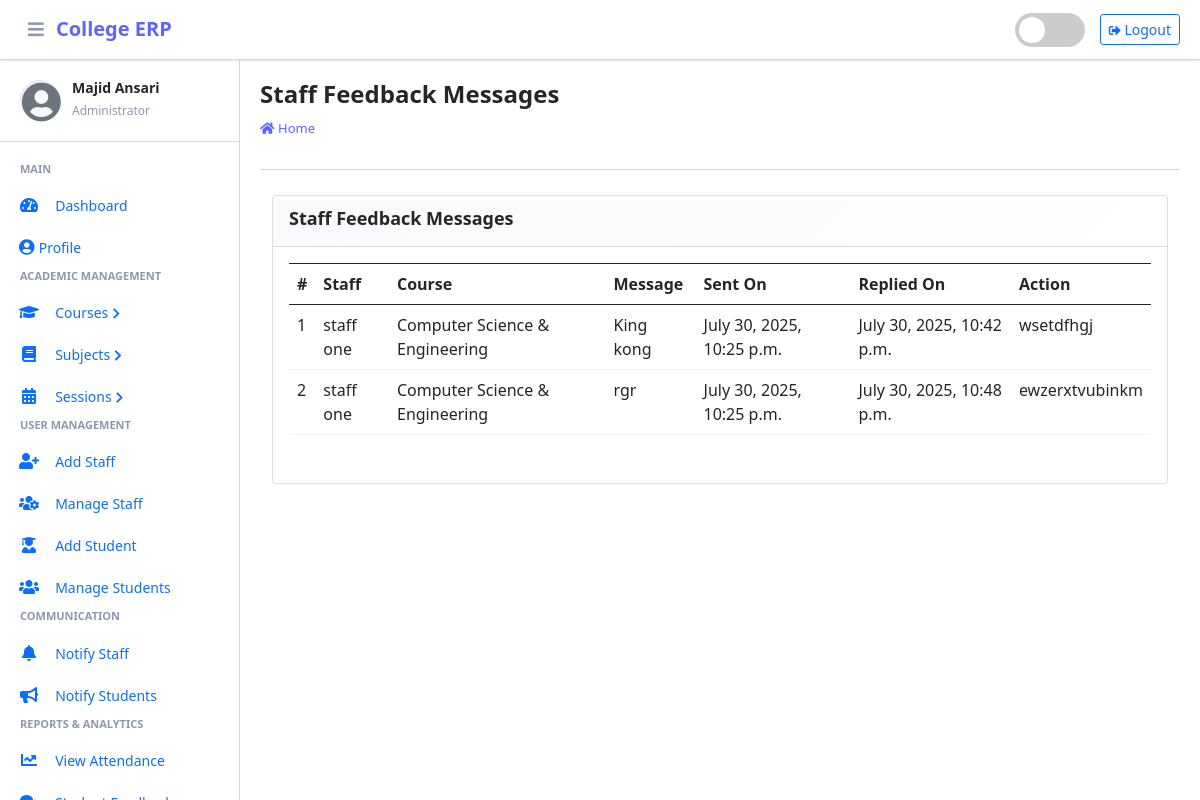
The page /staff/view/feedback/ (signed in) on the database its author committed.
### main_app/models.py (models this page shows, shortened)
class CustomUser(AbstractUser):
    USER_TYPE = ((1, "HOD"), (2, "Staff"), (3, "Student"))
    GENDER = [("M", "Male"), ("F", "Female")]
    username = None  # Removed username, using email instead
    email = models.EmailField(unique=True)
    user_type = models.CharField(default=1, choices=USER_TYPE, max_length=1)
    gender = models.CharField(max_length=1, choices=GENDER)
    profile_pic = models.ImageField()
    address = models.TextField()
    fcm_token = models.TextField(default="")  # For firebase notifications
    created_at = models.DateTimeField(auto_now_add=True)
    updated_at = models.DateTimeField(auto_now=True)
    USERNAME_FIELD = "email"
    REQUIRED_FIELDS = []
    objects = CustomUserManager()

class FeedbackStaff(models.Model):
    staff = models.ForeignKey(Staff, on_delete=models.CASCADE)
    feedback = models.TextField()
    reply = models.TextField()
    created_at = models.DateTimeField(auto_now_add=True)
    updated_at = models.DateTimeField(auto_now=True)

class Staff(models.Model):
    course = models.ForeignKey(Course, on_delete=models.DO_NOTHING, null=True, blank=False)
    admin = models.OneToOneField(CustomUser, on_delete=models.CASCADE)
    def __str__(self):
        return self.admin.first_name + " " +  self.admin.last_name

class Course(models.Model):
    name = models.CharField(max_length=120)
    created_at = models.DateTimeField(auto_now_add=True)
    updated_at = models.DateTimeField(auto_now=True)
    def __str__(self):
        return self.name

### main_app/hod_views.py (the view, shortened to what this page needs)
# urls.py: path("staff/view/feedback/", hod_views.staff_feedback_message,
@csrf_exempt
def staff_feedback_message(request):
    if request.method != 'POST':
        feedbacks = FeedbackStaff.objects.all()
        context = {
            'feedbacks': feedbacks,
            'page_title': 'Staff Feedback Messages'
        }
        return render(request, 'hod_template/staff_feedback_template.html', context)

### main_app/templates/hod_template/staff_feedback_template.html (shortened to what this page needs)
{% extends 'main_app/base.html' %}
{% load static %}
{% block page_title %}{{page_title}}{% endblock page_title %}
{% block content %}
<section class="content">
    <div class="container-fluid">
        <div class="row">
            <div class="col-md-12">
                <div class="card card-dark">
                    <div class="card-header">
                        <h3 class="card-title">{{page_title}}</h3>
                    </div>
                    <div class="table card-body">
                        <table class="table table-bordered table-hover">
                            <tr>
                                <th>#</th>
                                <th>Staff</th>
                                <th>Course</th>
                                <th>Message</th>
                                <th>Sent On</th>
                                <th>Replied On</th>
                                <th>Action</th>
                            </tr>
                            {% for feedback in  feedbacks %}
                              <tr>
                                  <td>{{forloop.counter}}</td>
                                  <td>{{feedback.staff}}</td>
                                  <td>{{feedback.staff.course}}</td>
                                  <td>{{feedback.feedback}}</td>
                                    {% if feedback.reply == "" %}
                                    <td>{{feedback.created_at}}</td>
                                    <td><span  class='badge badge-warning'>Pending Response</span></td>
                                         <td> <button data-bs-toggle="modal" data-bs-target="#reply_modal" value="{{feedback.id}}" class="btn btn-success reply_open_modal">Reply</button>
                                        {% else %}
                                        <td>{{feedback.created_at}}</td>
                                        <td>{{feedback.updated_at}}</td>
                                          <td>{{feedback.reply}}</td>
                                    {% endif %}
                              </tr>
                            {% endfor %}
                        </table>
                    </div>
                    </div>
            </div>
        </div>
    </div>
</section>
{% endblock content %}

### main_app/templates/main_app/erpnext_sidebar.html (shortened to what this page needs)
{% load static %}
<div class="sidebar-header">
    <div class="sidebar-user">
        <i class="fas fa-user-circle sidebar-default-avatar" id="default-avatar" style="display: none;"></i>
        <div class="sidebar-user-info">
            <h6>{{ user.get_full_name|default:user.username }}</h6>
            <small>
                {% if user.user_type == '1' %}
                    Administrator
                {% elif user.user_type == '2' %}
                    Staff Member
                {% else %}
                    Student
                {% endif %}
            </small>
        </div>
    </div>
</div>
<div class="nav-section">
    {% if user.user_type == '1' %}
        <h6 class="nav-section-title">Main</h6>
        <div class="nav-item">
            {% url 'admin_home' as admin_home %}
            <a href="{{ admin_home }}" class="nav-link {% if admin_home == request.path %}active{% endif %}">
                <i class="nav-icon fas fa-tachometer-alt"></i>
                <span class="nav-text">Dashboard</span>
            </a>
        </div>
        <div class="nav-item">
            {% url 'admin_view_profile' as admin_view_profile %}
            <a href="{{ admin_view_profile }}" class="nav-link {% if admin_view_profile == request.path %}active{% endif %}">
                <i class="fas fa-user-circle"></i>
                <span class="nav-text">Profile</span>
            </a>
        </div>
        <h6 class="nav-section-title">Academic Management</h6>
        <div class="nav-item has-submenu {% if 'course' in request.path %}open{% endif %}">
            <a href="#" class="nav-link">
                <i class="nav-icon fas fa-graduation-cap"></i>
                <span class="nav-text">Courses</span>
                <i class="nav-arrow fas fa-chevron-right"></i>
            </a>
        </div>
        <div class="nav-item has-submenu {% if 'subject' in request.path %}open{% endif %}">
            <a href="#" class="nav-link">
                <i class="nav-icon fas fa-book"></i>
                <span class="nav-text">Subjects</span>
                <i class="nav-arrow fas fa-chevron-right"></i>
            </a>
        </div>
        <div class="nav-item has-submenu {% if 'session' in request.path %}open{% endif %}">
            <a href="#" class="nav-link">
                <i class="nav-icon fas fa-calendar-alt"></i>
                <span class="nav-text">Sessions</span>
                <i class="nav-arrow fas fa-chevron-right"></i>
            </a>
        </div>
        <h6 class="nav-section-title">User Management</h6>
        <div class="nav-item">
            {% url 'add_staff' as add_staff %}
            <a href="{{ add_staff }}" class="nav-link {% if add_staff == request.path %}active{% endif %}">
                <i class="nav-icon fas fa-user-plus"></i>
                <span class="nav-text">Add Staff</span>
            </a>
        </div>
        <div class="nav-item">
            {% url 'manage_staff' as manage_staff %}
            <a href="{{ manage_staff }}" class="nav-link {% if manage_staff == request.path or 'edit_staff' in request.path %}active{% endif %}">
                <i class="nav-icon fas fa-users-cog"></i>
                <span class="nav-text">Manage Staff</span>
            </a>
        </div>
        <div class="nav-item">
            {% url 'add_student' as add_student %}
            <a href="{{ add_student }}" class="nav-link {% if add_student == request.path %}active{% endif %}">
                <i class="nav-icon fas fa-user-graduate"></i>
                <span class="nav-text">Add Student</span>
            </a>
        </div>
        <div class="nav-item">
            {% url 'manage_student' as manage_student %}
            <a href="{{ manage_student }}" class="nav-link {% if manage_student == request.path or 'edit_student' in request.path %}active{% endif %}">
                <i class="nav-icon fas fa-users"></i>
                <span class="nav-text">Manage Students</span>
            </a>
        </div>
        <h6 class="nav-section-title">Communication</h6>
        <div class="nav-item">
            {% url 'admin_notify_staff' as admin_notify_staff %}
            <a href="{{ admin_notify_staff }}" class="nav-link {% if admin_notify_staff == request.path %}active{% endif %}">
                <i class="nav-icon fas fa-bell"></i>
                <span class="nav-text">Notify Staff</span>
            </a>
        </div>
        <div class="nav-item">
            {% url 'admin_notify_student' as admin_notify_student %}
            <a href="{{ admin_notify_student }}" class="nav-link {% if admin_notify_student == request.path %}active{% endif %}">
                <i class="nav-icon fas fa-bullhorn"></i>
                <span class="nav-text">Notify Students</span>
            </a>
        </div>
        <h6 class="nav-section-title">Reports & Analytics</h6>
        <div class="nav-item">
            {% url 'admin_view_attendance' as admin_view_attendance %}
            <a href="{{ admin_view_attendance }}" class="nav-link {% if admin_view_attendance == request.path %}active{% endif %}">
                <i class="nav-icon fas fa-chart-line"></i>
                <span class="nav-text">View Attendance</span>
            </a>
        </div>
        <div class="nav-item">
            {% url 'student_feedback_message' as student_feedback_message %}
            <a href="{{ student_feedback_message }}" class="nav-link {% if student_feedback_message == request.path %}active{% endif %}">
                <i class="nav-icon fas fa-comments"></i>
                <span class="nav-text">Student Feedback</span>
            </a>
        </div>
    {% endif %}
</div>

### rows shown on the page
CustomUser: get_full_name "Majid Ansari"
FeedbackStaff: staff "staff one", staff.course "Computer Science & Engineering", feedback "King kong", created_at "July 30, 2025, 10:25 p.m.", updated_at "July 30, 2025, 10:42 p.m.", reply "wsetdfhgj"
FeedbackStaff: staff "staff one", staff.course "Computer Science & Engineering", feedback "rgr", created_at "July 30, 2025, 10:25 p.m.", updated_at "July 30, 2025, 10:48 p.m.", reply "ewzerxtvubinkm"

### other values the page prints
{{ page_title }} "Staff Feedback Messages"
